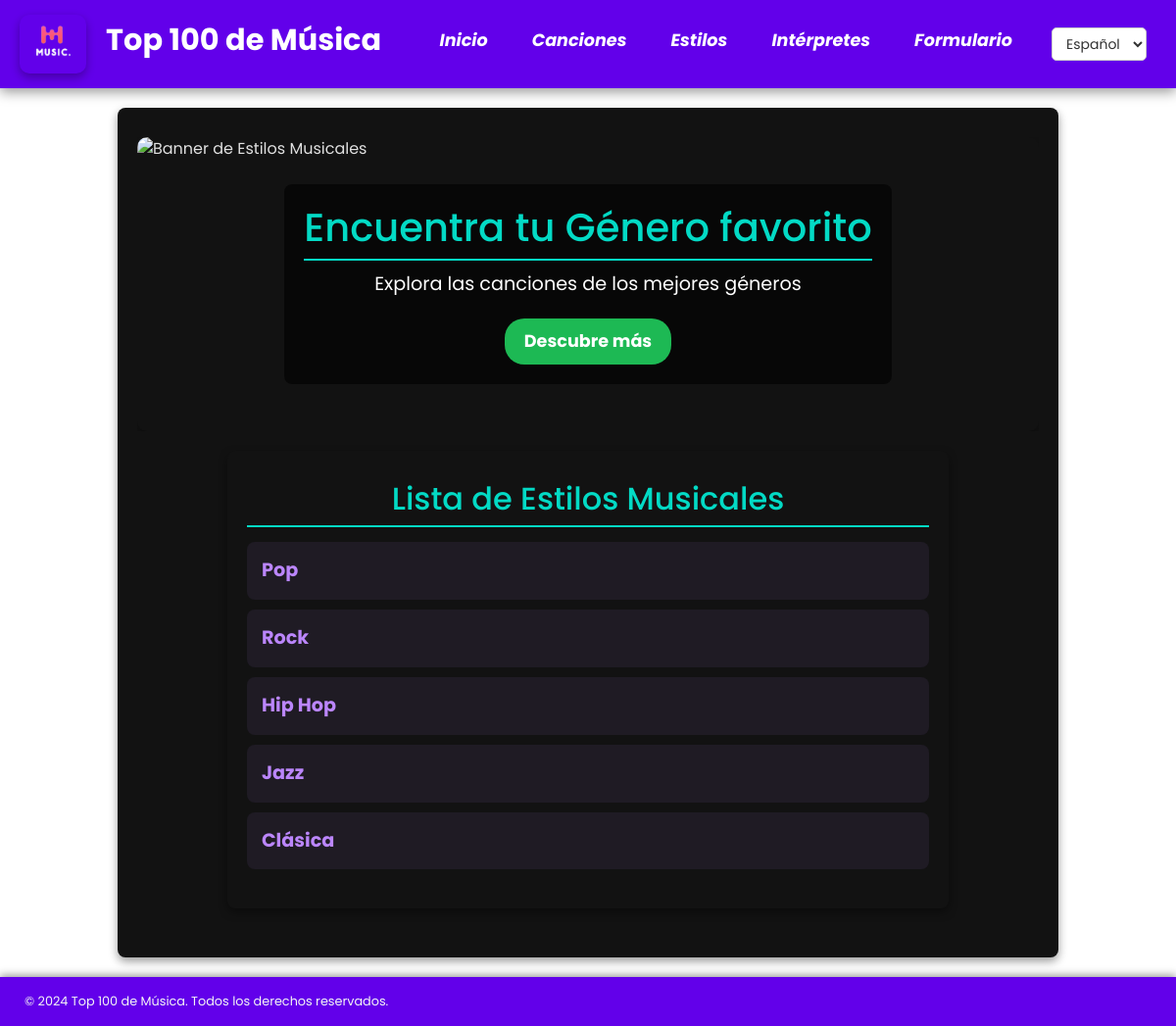
Screenshot of /es/estilos/ with the database file from the repository.
### appTop100Django/models.py (models this page shows, shortened)
class Estilo(models.Model):
    nombre = models.CharField(max_length=50)
    descripcion = models.CharField(max_length=300)

### appTop100Django/views.py (the view)
# urls.py: path('estilos/', views.lista_estilos, name='lista_estilos'),
def lista_estilos(request):
    estilos = get_list_or_404(Estilo.objects.all())
    context = {'estilos': estilos}
    return render(request, 'lista_estilos.html', context)

### appTop100Django/templates/lista_estilos.html (shortened to what this page needs)
{% extends 'base_listas.html' %}
{% load i18n %}
{% load static %}
{% block banner %}
<div class="banner-content">
    <img src="{% static 'images/estilos_banner.jpg' %}" alt="{% trans 'Banner de Estilos Musicales' %}" class="banner-image">
    <div class="banner-overlay">
        <h2>{% trans "Encuentra tu Género favorito" %}</h2>
        <p>{% trans "Explora las canciones de los mejores géneros" %}</p>
        <a href="https://legismusic.com/es/generos-musicales/" class="button" target="_blank">{% trans "Descubre más" %}</a>
    </div>
</div>
{% endblock %}
{% block contenido_principal %}
<h2>{% trans "Lista de Estilos Musicales" %}</h2>
<ul>
    {% for estilo in estilos %}
        <li>
            <a href="{% url 'detalles_estilo' estilo.id %}">{{ estilo.nombre }}</a>
        </li>
    {% endfor %}
</ul>
{% endblock %}

### appTop100Django/static/css/estilos.css (style rules this page uses)
body { font-family: 'Poppins'; background-color: #ffffff; color: #e0e0e0; margin: 0; padding: 0; }
h2, h3 { color: #03dac5; border-bottom: 2px solid #03dac5; padding-bottom: 8px; margin-bottom: 15px; }
h2 { font-size: 2em; text-align: center; }
ul:not(.nav-titulos) { list-style-type: none; padding: 0; max-width: 100%; margin: 0 auto; }
ul:not(.nav-titulos) li { background-color: #1f1b24; margin-bottom: 10px; padding: 15px; border-radius: 8px; transition: transform 0.2s, box-shadow 0.2s; max-width: 100%; box-sizing: border-box; }
ul:not(.nav-titulos) li a { color: #bb86fc; font-weight: bold; font-size: 1.2em; text-decoration: none; }
img { max-width: 100%; height: auto; border-radius: 10px; box-shadow: 0 4px 10px rgba(0, 0, 0, 0.3); }
a { color: #03dac5; text-decoration: none; transition: color 0.3s ease, transform 0.2s ease; font-weight: normal ; font-size: 1.1em; }
a.button { display: inline-block; padding: 10px 20px; color: #ffffff; background-color: #03dac5; text-decoration: none; border-radius: 20px; font-weight: bold; transition: background-color 0.3s, transform 0.2s; }
.banner-content { position: relative; width: 100%; height: 300px; display: flex; align-items: center; justify-content: center; overflow: hidden; margin-bottom: 20px; }
.banner-image { width: 100%; height: 100%; object-fit: cover; position: absolute; top: 0; left: 0; z-index: 1; transition: transform 0.3s ease, filter 0.3s ease; }
.banner-overlay { position: relative; z-index: 2; background-color: rgba(0, 0, 0, 0.6); padding: 20px; text-align: center; color: white; border-radius: 8px; max-width: 80%; }
.banner-overlay h2 { font-size: 2.5em; margin-bottom: 10px; }
.banner-overlay p { font-size: 1.2em; margin-bottom: 20px; }
.banner-overlay .button { background-color: #1db954; color: white; padding: 10px 20px; text-decoration: none; border-radius: 20px; font-weight: bold; transition: background-color 0.3s ease; }

### rows the page displays
Estilo: nombre "Pop"
Estilo: nombre "Rock"
Estilo: nombre "Hip Hop"
Estilo: nombre "Jazz"
Estilo: nombre "Clásica"

### other values shown
form field language "Español"
